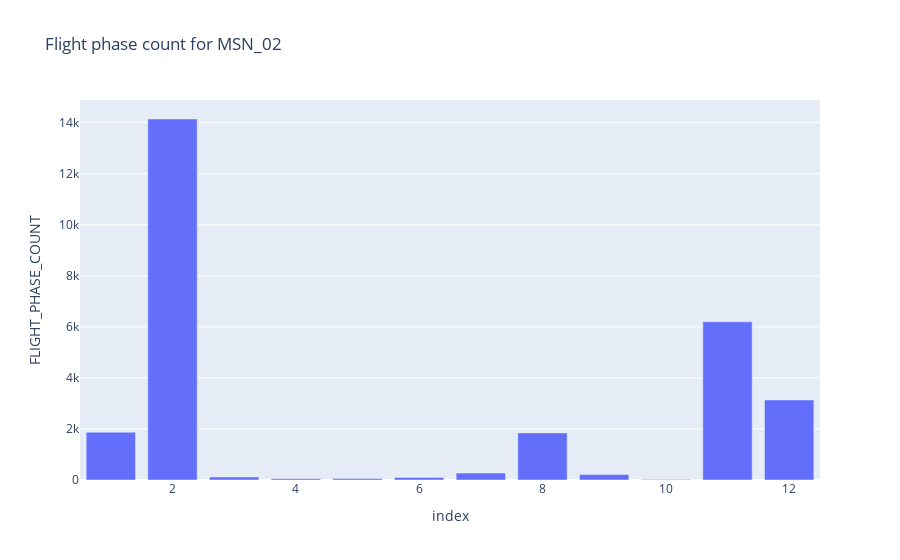
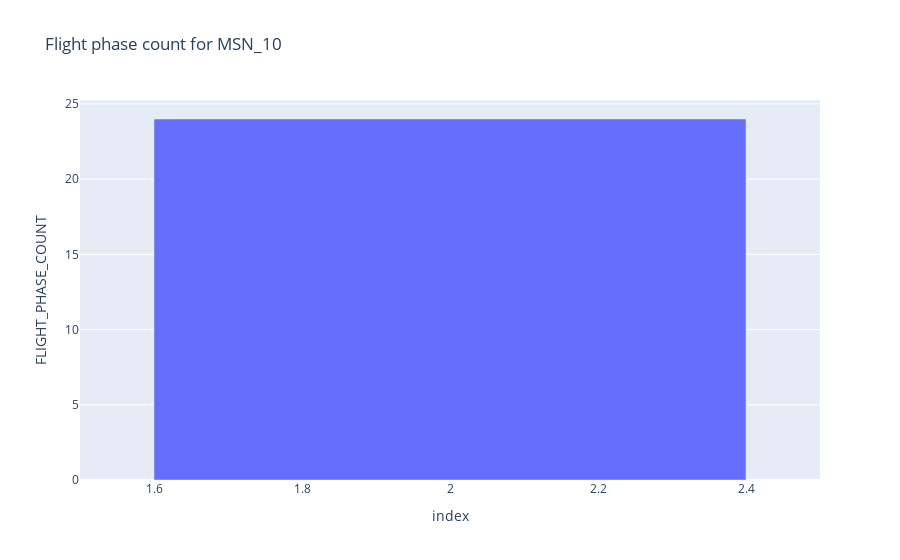
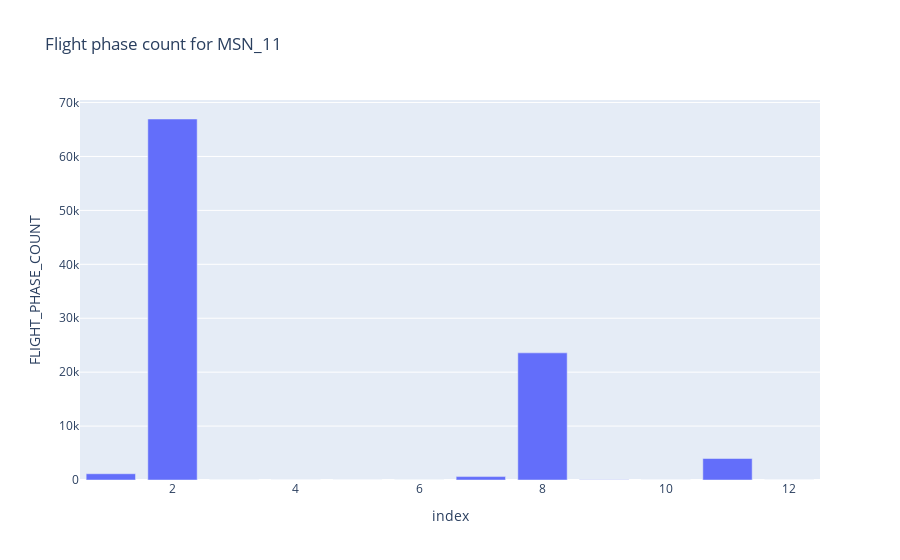
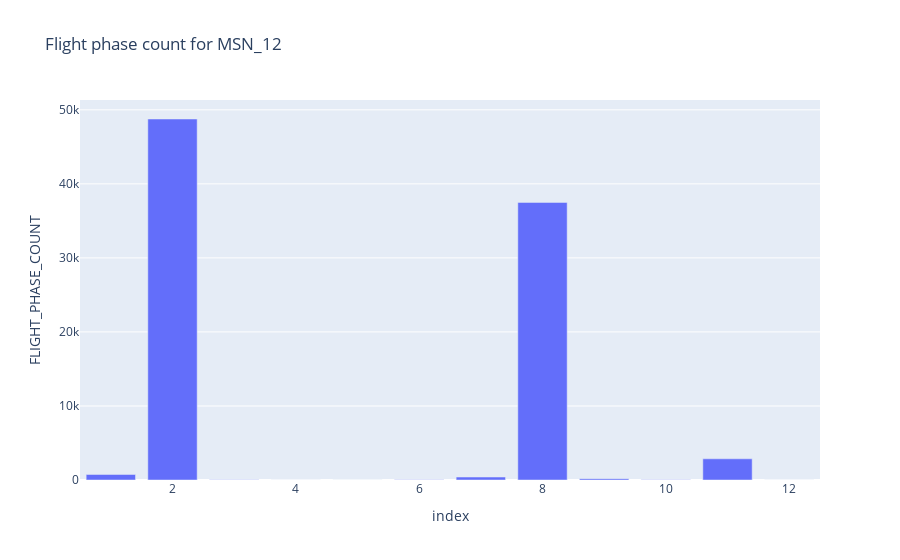

Notebook code for these charts, in order:
### Code cell
for i, dataset in enumerate(datasets):
    df_tmp = dataset.dropna()
    flight_phase_count = df_tmp['FLIGHT_PHASE_COUNT'].value_counts()
    
    #plot bar chart for flight phase count
    fig = px.bar(flight_phase_count, x=flight_phase_count.index, y='FLIGHT_PHASE_COUNT', title=f'Flight phase count for {datasets_labels[i]}')
    fig.show()

### Figure 1 — Plotly figure (JSON) as saved in the notebook; plotly's stock layout.template omitted (floating-point values rounded to 4 significant figures)
{"data": [{"alignmentgroup": "True", "hovertemplate": "index=%{x}<br>FLIGHT_PHASE_COUNT=%{y}<extra></extra>", "legendgroup": "", "marker": {"color": "#636efa", "pattern": {"shape": ""}}, "name": "", "offsetgroup": "", "orientation": "v", "showlegend": false, "textposition": "auto", "type": "bar", "x": [2, 11, 12, 1, 8, 7, 9, 3, 6, 5, 4, 10], "xaxis": "x", "y": [14142, 6197, 3135, 1873, 1846, 271, 215, 121, 102, 57, 52, 16], "yaxis": "y"}], "layout": {"barmode": "relative", "legend": {"tracegroupgap": 0}, "title": {"text": "Flight phase count for MSN_02"}, "xaxis": {"anchor": "y", "domain": [0, 1], "title": {"text": "index"}}, "yaxis": {"anchor": "x", "domain": [0, 1], "title": {"text": "FLIGHT_PHASE_COUNT"}}}}

### Figure 2 — Plotly figure (JSON) as saved in the notebook; plotly's stock layout.template omitted (floating-point values rounded to 4 significant figures)
{"data": [{"alignmentgroup": "True", "hovertemplate": "index=%{x}<br>FLIGHT_PHASE_COUNT=%{y}<extra></extra>", "legendgroup": "", "marker": {"color": "#636efa", "pattern": {"shape": ""}}, "name": "", "offsetgroup": "", "orientation": "v", "showlegend": false, "textposition": "auto", "type": "bar", "x": [2], "xaxis": "x", "y": [24], "yaxis": "y"}], "layout": {"barmode": "relative", "legend": {"tracegroupgap": 0}, "title": {"text": "Flight phase count for MSN_10"}, "xaxis": {"anchor": "y", "domain": [0, 1], "title": {"text": "index"}}, "yaxis": {"anchor": "x", "domain": [0, 1], "title": {"text": "FLIGHT_PHASE_COUNT"}}}}

### Figure 3 — Plotly figure (JSON) as saved in the notebook; plotly's stock layout.template omitted (floating-point values rounded to 4 significant figures)
{"data": [{"alignmentgroup": "True", "hovertemplate": "index=%{x}<br>FLIGHT_PHASE_COUNT=%{y}<extra></extra>", "legendgroup": "", "marker": {"color": "#636efa", "pattern": {"shape": ""}}, "name": "", "offsetgroup": "", "orientation": "v", "showlegend": false, "textposition": "auto", "type": "bar", "x": [2, 8, 11, 1, 7, 9, 6, 3, 10, 4, 5, 12], "xaxis": "x", "y": [66951, 23578, 3986, 1159, 635, 60, 20, 15, 9, 9, 7, 2], "yaxis": "y"}], "layout": {"barmode": "relative", "legend": {"tracegroupgap": 0}, "title": {"text": "Flight phase count for MSN_11"}, "xaxis": {"anchor": "y", "domain": [0, 1], "title": {"text": "index"}}, "yaxis": {"anchor": "x", "domain": [0, 1], "title": {"text": "FLIGHT_PHASE_COUNT"}}}}

### Figure 4 — Plotly figure (JSON) as saved in the notebook; plotly's stock layout.template omitted (floating-point values rounded to 4 significant figures)
{"data": [{"alignmentgroup": "True", "hovertemplate": "index=%{x}<br>FLIGHT_PHASE_COUNT=%{y}<extra></extra>", "legendgroup": "", "marker": {"color": "#636efa", "pattern": {"shape": ""}}, "name": "", "offsetgroup": "", "orientation": "v", "showlegend": false, "textposition": "auto", "type": "bar", "x": [2, 8, 11, 1, 7, 9, 6, 3, 10, 5, 4, 12], "xaxis": "x", "y": [48762, 37496, 2864, 747, 399, 184, 25, 24, 17, 15, 5, 2], "yaxis": "y"}], "layout": {"barmode": "relative", "legend": {"tracegroupgap": 0}, "title": {"text": "Flight phase count for MSN_12"}, "xaxis": {"anchor": "y", "domain": [0, 1], "title": {"text": "index"}}, "yaxis": {"anchor": "x", "domain": [0, 1], "title": {"text": "FLIGHT_PHASE_COUNT"}}}}
